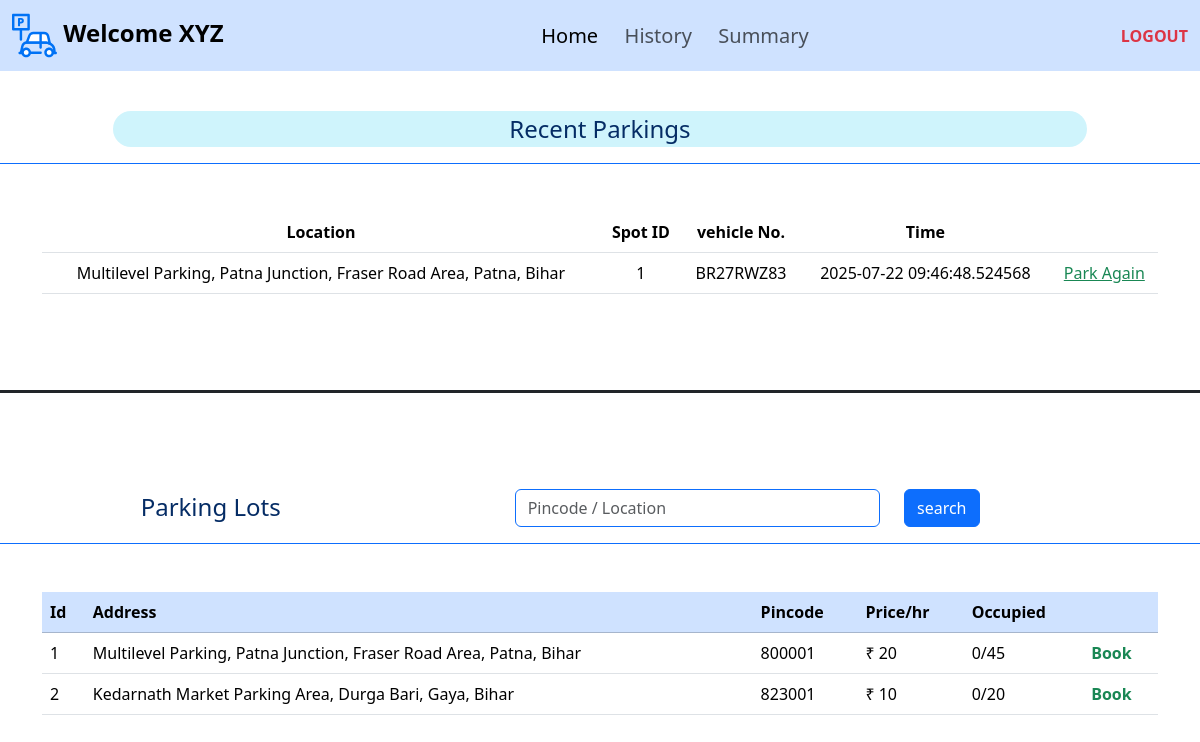
Before: /user (signed in) with the older database file.
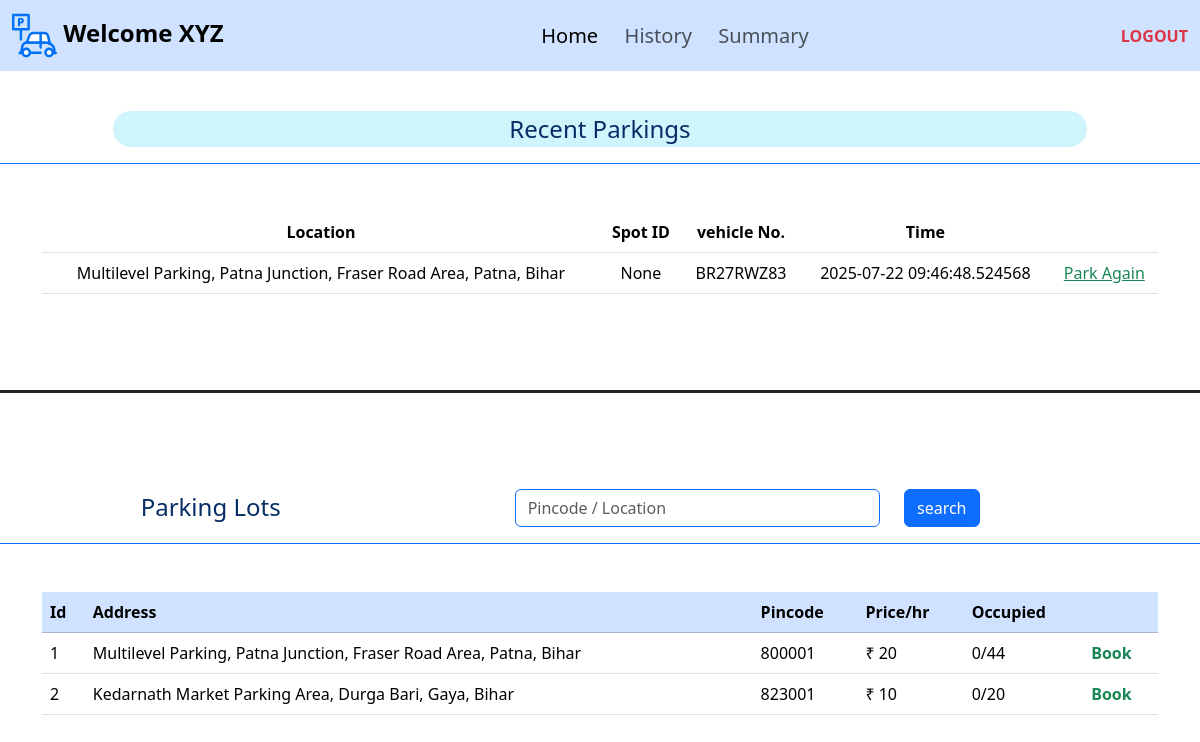
After: the same page with the newer database file.
### application/models.py (models this page shows)
class Booking(db.Model):
    id = db.Column(db.Integer(), primary_key=True, autoincrement=True)
    user_id = db.Column(db.Integer(), db.ForeignKey('user.id'), nullable=False)
    lot_id = db.Column(db.Integer(), db.ForeignKey('parking_lot.id'), nullable=True)
    spot_id = db.Column(db.Integer(), db.ForeignKey('parking_spot.id'), nullable=True)
    parking = db.Column(db.DateTime(), nullable=False)
    leaving = db.Column(db.DateTime(), nullable=True)
    vehicle_no = db.Column(db.String(), nullable=False)
    cost = db.Column(db.Integer(), nullable= True)
    price = db.Column(db.Integer(),nullable=False)

class Parking_lot(db.Model):
    id = db.Column(db.Integer, primary_key=True ,autoincrement=True)
    max_spots = db.Column(db.Integer(), nullable=False)
    price = db.Column(db.Integer(), nullable=False)
    prime_location = db.Column(db.String(), nullable=False)
    pincode = db.Column(db.Integer(), nullable=False)
    address = db.Column(db.String(), nullable=False)
    spots = db.relationship('Parking_spot', backref='parking_lot', lazy=True)
    bookings = db.relationship('Booking', backref='parking_lot', lazy=True, order_by='Booking.parking')

### application/controllers.py (the view, shortened to what this page needs)
@app.route('/user', methods=['GET', 'POST'])
def user():
    if 'user' not in session:
        return redirect(url_for('login'))
    u=User.query.get(session['user'])
    if u.is_admin:
        return redirect(url_for('admin'))
    bookings=list(reversed(u.bookings))[:5]
    lots=Parking_lot.query.all()
    lt={l.id:l for l in lots}
    o={}
    for lot in lots:
        o[lot.id]=sum(1 for i in lot.spots if i.is_occupied)
    return render_template('user.html', user=u, bookings=bookings, parking_lots=lots, o=o, lt=lt)

### templates/user.html (shortened to what the changed rows need)
{% extends "template.jinja" %}
{% block body %}
<br>
<div class="container mb-5">
    <table class="table text-center">
        <thead>
            <th>Location</th>
            <th>Spot ID</th>
            <th>vehicle No.</th>
            <th>Time</th>
            <th></th>
        </thead>
        <tbody>
            {% for b in bookings%}
            <tr>
                {% if b.lot_id%}
                <td>{{lt[b.lot_id].address}}</td>
                <td>{{b.spot_id}}</td>
                {%else%}
                <td>Deleted</td>
                <td>Deleted</td>
                {%endif%}
                <td>{{b.vehicle_no}}</td>
                {%if b.leaving%}
                <td>{{b.leaving}}</td>
                {%else%}
                <td>{{b.parking}}</td>
                {%endif%}
                {% if b.leaving %}
                <td>
                    {%if b.lot_id%}
                    <a class="text-success" href="/book/{{b.lot_id}}">Park Again</a>
                    {%else%}
                    <a class="text-success" href="/">Parked Out</a>
                    {%endif%}
                </td>
                {%else%}
                <td><b><a class="link-danger link-underline-opacity-0" href="/release/{{b.id}}">Release</a></b></td>
                {% endif %}
            </tr>
            {% endfor %}
        </tbody>
    </table>
</div>
<br><br>
<div class="container mb-5">
    <table class="table">
        <thead class="table-primary">
            <th>Id</th>
            <th>Address</th>
            <th>Pincode</th>
            <th>Price/hr</th>
            <th>Occupied</th>
            <th></th>
        </thead>
        <tbody>
            {% for lot in parking_lots %}
            <tr>
                <td>{{lot.id}}</td>
                <td>{{lot.address}}</td>
                <td>{{lot.pincode}}</td>
                <td>₹ {{lot.price}}</td>
                <td>{{ o[lot.id] }}/{{ lot.spots | length }}</td>
                {%if o[lot.id] == (lot.spots | length)%}
                <td>
                    <div class="text-danger">FULL</div>
                </td>
                {%else%}
                <th><a class="link-success link-underline-opacity-0 fs-6" href="/book/{{lot.id}}">Book</a></th>
                {%endif%}
            </tr>
            {% endfor %}
        </tbody>
    </table>
</div>
<br><br>
{% endblock %}

Changed rows visible on the page:
changed Booking "BR27RWZ83": spot_id "1" → "None"
changed Parking_lot "Multilevel Parking, Patna Junction, Fraser Road Area, Patna, Bihar": spots|length "45" → "44"
